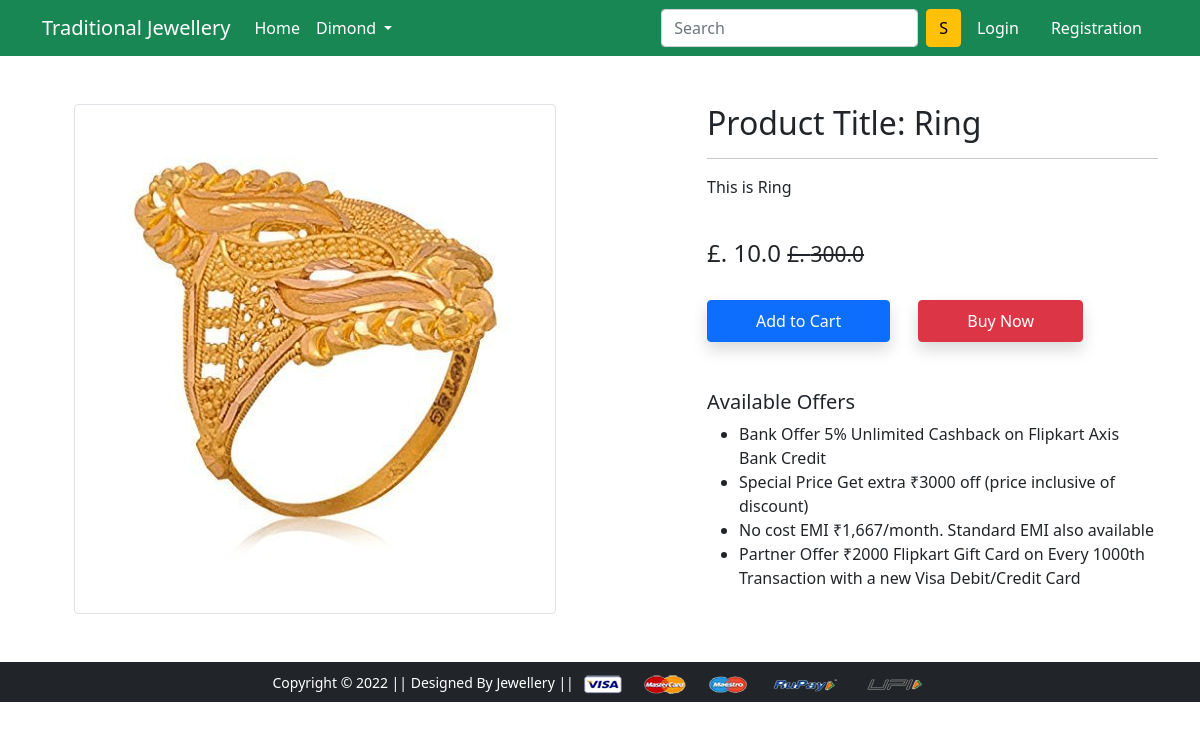
Screenshot of /product-detail/1 with the database file from the repository.
### app/models.py (models this page shows)
class Product(models.Model):
    title = models.CharField(max_length=100)
    selling_price = models.FloatField()
    discount_price = models.FloatField()
    description = models.TextField()
    brand = models.CharField(max_length=100)
    category = models.CharField(choices=CATEGORY_CHOICES, max_length=2)
    product_image = models.ImageField(upload_to='productimg')

### app/views.py (the view)
# urls.py: path('product-detail/<int:pk>', views.ProductDetailView.as_view(), name='product-detail'),
class ProductDetailView(View):
    def get(self, request, pk):
        product = Product.objects.get(pk=pk)
        return render(request, 'app/productdetail.html', {'product': product})

### app/templates/app/productdetail.html (shortened to what this page needs)
{% extends 'app/base.html' %}
{% load static %}
{% block main-content %}
<div class="container my-5">
 <div class="row">
  <div class="col-sm-6 text-center align-self-center">
   <img src="{{product.product_image.url}}" alt="" class="img-fluid img-thumbnail">
  </div>
  <div class="col-sm-5 offset-sm-1">
   <h2>Product Title: {{product.title}}</h2>
   <hr>
   <p>{{product.description}}</p> <br>
   <h4>£. {{product.discount_price}} <small class="fw-light text-decoration-line-through">£. {{product.selling_price }}</small></h4> <br>
   <a href="{% url 'add-to-cart' %}" class="btn btn-primary shadow px-5 py-2">Add to Cart</a>
   <a href="{% url 'buy-now' %}" class="btn btn-danger shadow px-5 py-2 ms-4">Buy Now</a>
   <h5 class="mt-5">Available Offers</h5>
   <ul>
    <li>Bank Offer 5% Unlimited Cashback on Flipkart Axis Bank Credit</li>
    <li>Special Price Get extra ₹3000 off (price inclusive of discount)</li>
    <li>No cost EMI ₹1,667/month. Standard EMI also available</li>
    <li>Partner Offer ₹2000 Flipkart Gift Card on Every 1000th Transaction with a new Visa Debit/Credit Card</li>
   </ul>
  </div>
 </div>
</div>
{% endblock main-content %}

### rows the page displays
Product: product_image (picture), title "Ring", description "This is Ring", discount_price "10.0", selling_price "300.0"
